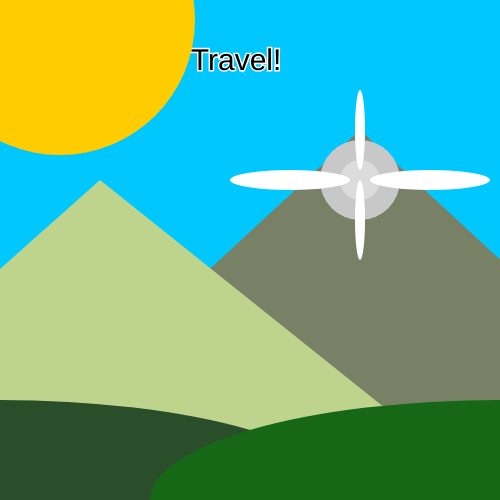
Frame 1 (no input)
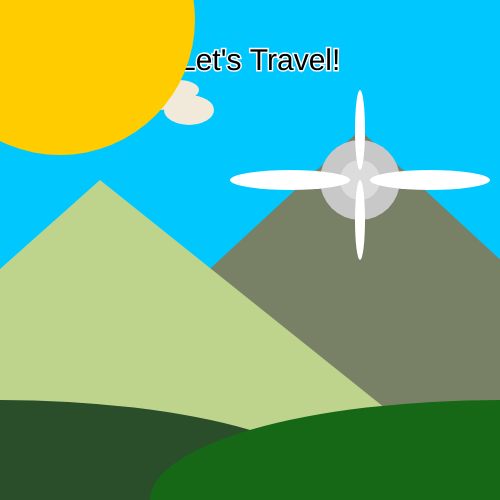
Frame 60 (no input)
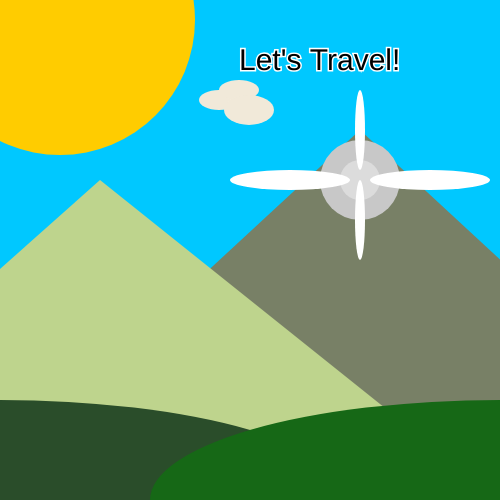
Frame 120 (the mouse pressed at the canvas centre since frame 60)

The p5.js sketch that drew these frames (run headless with seeded random() and noise() and a simulated clock; from frame 60 on, the mouse is pressed at the canvas centre):

// p5.js sketch
// ── sketch.js
let angle = 1;
let cloud = {
  x: 0,
  y: 0,
  s: 1,

  displayCloud: function() {
    fill('rgb(241,233,217)');
    noStroke();

    ellipse(this.x+100*this.s, this.y+100*this.s, 40*this.s, 20*this.s);
    ellipse(this.x+120*this.s, this.y+90*this.s, 40*this.s, 20*this.s);
    ellipse(this.x+130*this.s, this.y+110*this.s, 50*this.s, 30*this.s);

    stroke(255);
    strokeWeight(3);
    fill(0);
    textSize(30);
    text("Let's Travel!", this.x + 120*this.s, this.y + 70*this.s);
    noStroke(); 
  },

  updatePosition : function() {
    this.x += 1;
    if (this.x > width){
      this.x = -150;
    }
  }
};

function setup() {
  createCanvas(500, 500);
}

function draw() {
  background(0, 200, 255);

  cloud.displayCloud();
  cloud.updatePosition();

  fill(255, 204, 0);
  circle(60,20,270);//sun


 //moutains
//second mountain
  fill('#788066');
  strokeWeight(0);
  triangle(360, 130, 760, 500, -40, 500);

  
//first mountain
  fill('#BED48D');
  strokeWeight(0);
  triangle(100, 180, 500, 500, -260, 500);

  //plane
  fill(200);
  circle(360,180,80);//large
  
  fill(220);
  circle(360,180,40); //small
  
 

  //propeller
  fill('white');
  ellipse(360, 130, 10, 80);//top
  ellipse(360, 220, 10, 80);//down
  ellipse(430, 180, 120, 20);//right
  ellipse(290, 180, 120, 20);//left
  
  

  //hills
  fill('rgb(42,77,42)'); //left hill
  arc(0, 500, 700, 200, PI, TWO_PI);
  fill('rgb(22,104,22)'); //right hill
  arc(500, 500, 700, 200, PI, TWO_PI);

 }
